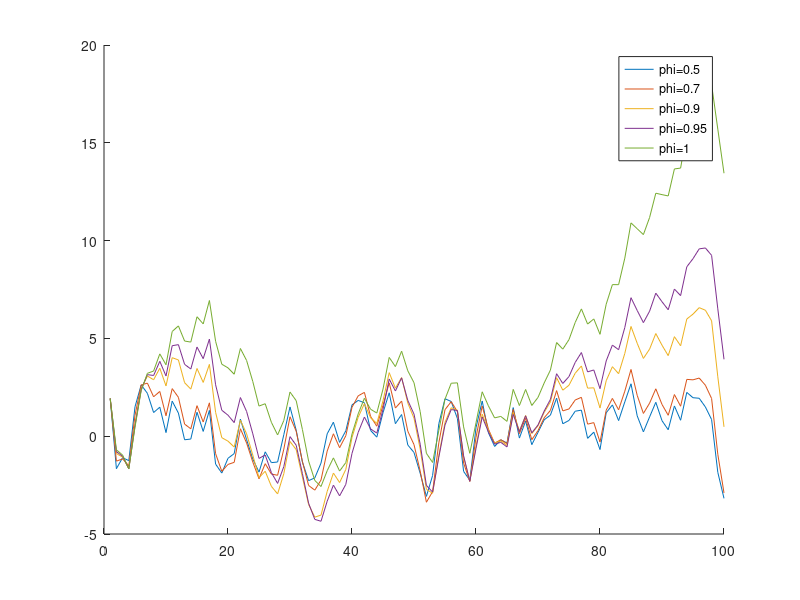

MATLAB code to generate this figure: (Note: this script raises an error after producing the figure.)
%% MODELOS AUTOREGRESIVOS

clear
clc

% SIMULACION DE PROCESOS AR(1)

phi=[0.5 0.7 0.9 0.95 1];
n=size(phi,2);

epsilon=normrnd(0,1,101,1);
T=size(epsilon,1);

Y=zeros(T,n);

% CONSTRUYENDO LAS SERIES
for k=1:n
    for t=2:T
        Y(t,k)=phi(1,k)*Y(t-1,k)+epsilon(t,1);
    end
end

H=line([1:100]',Y(2:101,:));

a=get(H);
set(H(1),'DisplayName','phi=0.5');
set(H(2),'DisplayName','phi=0.7');
set(H(3),'DisplayName','phi=0.9');
set(H(4),'DisplayName','phi=0.95');
set(H(5),'DisplayName','phi=1');
legend('show');

% DENSIDAD DEL PARAMETRO DE PERSISTENCIA DE UN AR(1) 

clear
clc

phi=1;
T=101;
ro=zeros(T-1,1);
tstats=zeros(T-1,1);

for r=1:T-1
y_t=zeros(T,1);
y_t_lag=zeros(T,1);
y_t_lag(y_t_lag(:)<=0)=NaN;
for t=1:T-1
%CREANDO PROCESO AR(1) y REZAGO    
epsilon=normrnd(0,1,T,1);
y_t(t+1,1)=phi*y_t(t,1)+epsilon(t+1,1);
y_t_lag(t+1,1)=y_t(t);
end
%ESTIMANDO
[b_t,~,~,~,stats]=regress(y_t(2:101,:),y_t_lag(2:101,:));
ro(r)=b_t(1,1);
%CREANDO T-ESTADISTICOS PARA PRUEBA DE phi=1
tstats(r)=(ro(r)-1)/sqrt(((y_t_lag(2:101,:)'*y_t_lag(2:101,:))^(-1))*stats(1,4));
end

[f_ts,tsi]=ksdensity(tstats);
norm_i=pdf('Normal',tsi,0,1);
figure()
plot(tsi,f_ts), hold on
plot(tsi,norm_i)

% PROBLEMAS DE POTENCIA DEL TEST ADF

clear
clc

clear
clc

phi=0.95;
T=101;
rejects=zeros(T-1,1);

for r=1:T-1
y_t=zeros(T,1);
for t=1:T-1
%CREANDO PROCESO AR(1) y REZAGO    
epsilon=normrnd(0,1,T,1);
y_t(t+1,1)=phi*y_t(t,1)+epsilon(t+1,1);
end
%TEST ADF
yts=timeseries(y_t(2:101),1:100,'name','AR(1)');
h=adftest(yts);
rejects(r)=h;
end

power=(1-(sum(rejects(:))/size(rejects)))*100;
